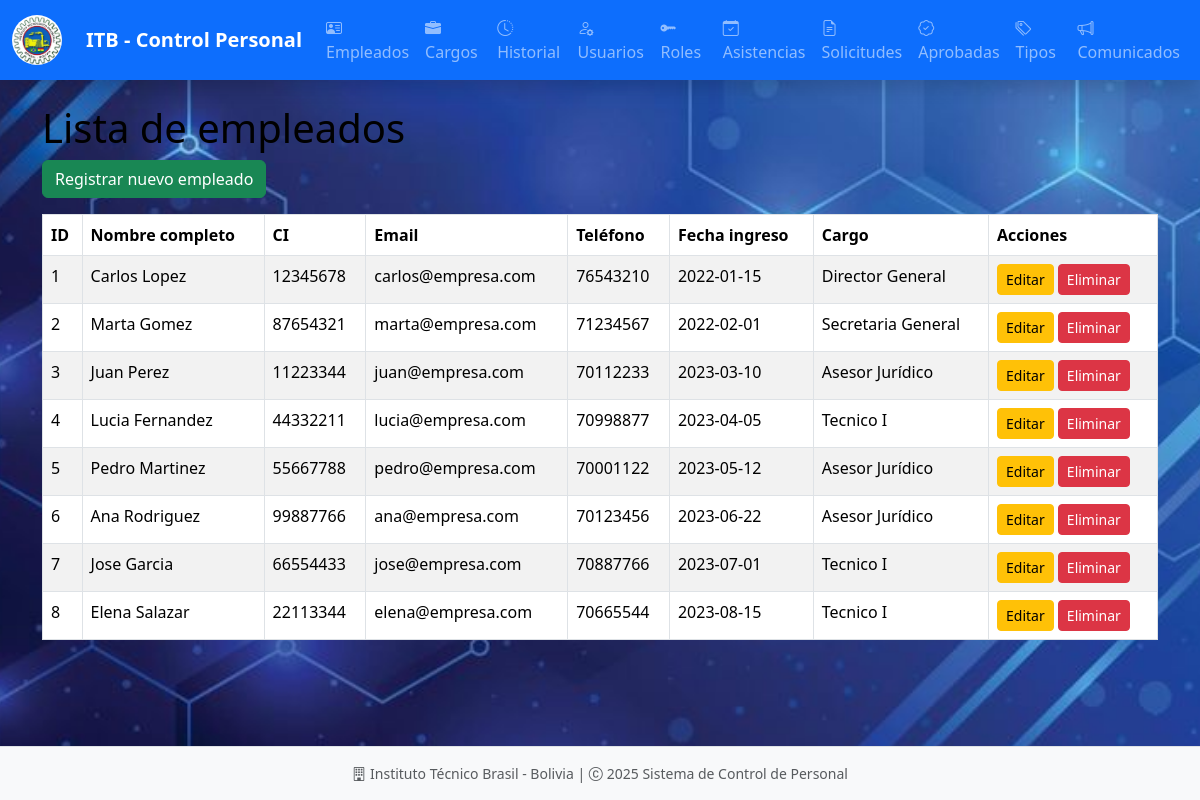
/empleados/, run on the app's committed database.
### models/empleado_model.py (models this page shows, shortened)
class Empleado(db.Model):
    __tablename__ = "empleados"
    id = db.Column(db.Integer, primary_key=True)
    nombre = db.Column(db.String(255), nullable=False)
    apellido = db.Column(db.String(255), nullable=False)
    ci = db.Column(db.String(20), nullable=False, unique=True)
    email = db.Column(db.String(255), nullable=False, unique=True)
    telefono = db.Column(db.String(20), nullable=False)
    fecha = db.Column(db.DateTime, nullable=False, default=datetime.utcnow)
    cargo_id = db.Column(db.Integer, db.ForeignKey('cargos.id'), nullable=False)
    cargo = db.relationship('Cargo', back_populates='empleados')
    usuarios = db.relationship('Usuario', back_populates='empleado', uselist=False)
    asistencias = db.relationship('Asistencia', back_populates='empleado', cascade='all, delete-orphan')
    historial_laboral = db.relationship('Historial', back_populates='empleado', cascade='all, delete-orphan')
    licencias_aprobadas = db.relationship('LicenciaAprobada', back_populates='empleado', cascade='all, delete-orphan')
    solicitudes_licencia = db.relationship('SolicitudLicencia', back_populates='empleado', cascade='all, delete-orphan')
    @staticmethod
    def get_all():
        return Empleado.query.all()
    def delete(self):
        db.session.delete(self)
        db.session.commit()

### models/cargo_model.py (models this page shows, shortened)
class Cargo(db.Model):
    __tablename__ = "cargos"
    id = db.Column(db.Integer, primary_key=True)
    cargo = db.Column(db.String(80), nullable=False)
    descripcion = db.Column(db.Text)
    empleados = db.relationship('Empleado', back_populates='cargo')

### controllers/empleado_controller.py (the view)
@empleado_bp.route("/")
def index():
    empleados = Empleado.get_all()
    return empleado_view.list(empleados)

### run.py (called while the page is built)
@app.context_processor
def inject_active_path():
    def is_active(path):
        return 'active' if request.path == path else ''
    return(dict(is_active = is_active))

### views/empleado_view.py (called while the page is built)
def list(empleados):
    return render_template("admin/empleados/index.html", empleados=empleados)

### templates/admin/empleados/index.html (shortened to what this page needs)
{% extends 'admin/base.html' %}
{% block content %}
<h1>Lista de empleados</h1>
<a href="{{ url_for('empleado.create') }}" class="btn btn-success mb-3">Registrar nuevo empleado</a>
<table class="table table-bordered table-striped">
    <thead>
        <tr>
            <th>ID</th>
            <th>Nombre completo</th>
            <th>CI</th>
            <th>Email</th>
            <th>Teléfono</th>
            <th>Fecha ingreso</th>
            <th>Cargo</th>
            <th>Acciones</th>
        </tr>
    </thead>
    <tbody>
        {% for empleado in empleados %}
        <tr>
            <td>{{ empleado.id }}</td>
            <td>{{ empleado.nombre }} {{ empleado.apellido }}</td>
            <td>{{ empleado.ci }}</td>
            <td>{{ empleado.email }}</td>
            <td>{{ empleado.telefono }}</td>
            <td>{{ empleado.fecha.strftime('%Y-%m-%d') }}</td>
            <td>{{ empleado.cargo.cargo }}</td>
            <td>
                <a href="{{ url_for('empleado.edit', id=empleado.id) }}" class="btn btn-sm btn-warning">Editar</a>
                <a href="{{ url_for('empleado.delete', id=empleado.id) }}" class="btn btn-sm btn-danger" onclick="return confirm('¿Desea eliminar este empleado?')">Eliminar</a>
            </td>
        </tr>
        {% endfor %}
    </tbody>
</table>
{% endblock %}

### static/style/style_admin.css (style rules this page uses)
:root { --primary-color: #0d6efd; --secondary-color: #6c757d; --success-color: #198754; --info-color: #0dcaf0; --warning-color: #ffc107; --danger-color: #dc3545; --light-color: #f8f9fa; --dark-color: #212529; }
body { font-family: 'Segoe UI', Tahoma, Geneva, Verdana, sans-serif; background-image: url('../images/background.jpg'); background-size: cover; background-repeat: no-repeat; background-attachment: fixed; background-position: center; color: #000000; }

### data on the page
Empleado: id "1", nombre "Carlos", apellido "Lopez", ci "12345678", email "carlos@empresa.com", telefono "76543210", fecha "2022-01-15", cargo.cargo "Director General"
Empleado: id "2", nombre "Marta", apellido "Gomez", ci "87654321", email "marta@empresa.com", telefono "71234567", fecha "2022-02-01", cargo.cargo "Secretaria General"
Empleado: id "3", nombre "Juan", apellido "Perez", ci "11223344", email "juan@empresa.com", telefono "70112233", fecha "2023-03-10", cargo.cargo "Asesor Jurídico"
Empleado: id "4", nombre "Lucia", apellido "Fernandez", ci "44332211", email "lucia@empresa.com", telefono "70998877", fecha "2023-04-05", cargo.cargo "Tecnico I"
Empleado: id "5", nombre "Pedro", apellido "Martinez", ci "55667788", email "pedro@empresa.com", telefono "70001122", fecha "2023-05-12", cargo.cargo "Asesor Jurídico"
Empleado: id "6", nombre "Ana", apellido "Rodriguez", ci "99887766", email "ana@empresa.com", telefono "70123456", fecha "2023-06-22", cargo.cargo "Asesor Jurídico"
Empleado: id "7", nombre "Jose", apellido "Garcia", ci "66554433", email "jose@empresa.com", telefono "70887766", fecha "2023-07-01", cargo.cargo "Tecnico I"
Empleado: id "8", nombre "Elena", apellido "Salazar", ci "22113344", email "elena@empresa.com", telefono "70665544", fecha "2023-08-15", cargo.cargo "Tecnico I"
